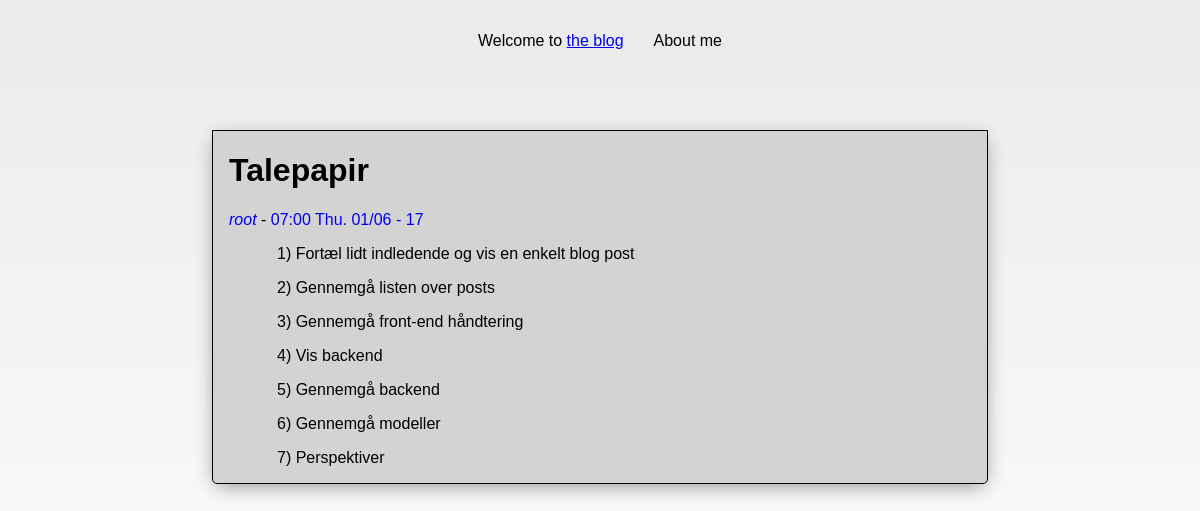
The app's page /post/8/talepapir with its own data.
### back/models.py (models this page shows, shortened)
class Post(models.Model):
    postId = models.AutoField(primary_key=True)
    title = models.CharField(max_length=255)
    shortTitle = models.CharField(max_length=20)
    created = models.DateTimeField(editable=False)
    published=models.DateTimeField()
    body = models.TextField()
    shortBody = models.TextField(blank=True);
    author=models.ForeignKey('Author', on_delete=models.CASCADE, blank=True, default=1)
    class Meta:
        verbose_name = "Post"
        verbose_name_plural = "Posts"
        ordering = ['-published']

class Author(models.Model):
    name = models.CharField(max_length=100) #Fulde navn
    description = models.TextField(blank=True) #En personlig beskrivelse
    latest = models.IntegerField(blank=True, null=True) #Postid af den seneste indlæg
    class Meta:
        verbose_name = 'Author'
        verbose_name_plural = 'Authors'

### blog/views.py (the view)
# urls.py: url(r'^post/([\w ]+)/.*', views.post),
def post(request, id):
    try:
        id = int(id)#page is passed as a string
        post = models.Post.objects.get(postId=id)
    except Exception as e:
        return HttpResponse("Post not found, or has not been created yet")
    return render(request, 'post.html', {'post':post})

### blog/templates/post.html (shortened to what this page needs)
{% extends "masterview.html" %}
{%block content%}
<div id="post">
<h1>{{post.title}}</h1>
<span class='byline'><a href="/author/{{post.author.id}}"><i class="postAuthor">{{post.author.name}}</i></a> - <a href="/post/{{post.postId}}/{{post.shortTitle}}">{{ post.published|date:"H:i D. d/m - y" }}</a> </span>
<div class="postBody">{{post.body|linebreaks}}</div>
</div>
{%endblock%}

### blog/static/css/style.css (style rules this page uses)
html { height: 100% }
body { margin: 0; background: linear-gradient(to bottom, #ebebeb, white); height: 100%; overflow-x: hidden; background-repeat: no-repeat; font-family: sans-serif; }

### blog/templates/post.html (style rules this page uses)
#post { border: 1px solid black; margin: 2em; padding-left: 1em; background-color: lightgray; box-shadow: 0px 5px 20px -5px gray; border-bottom-left-radius: 5px; border-bottom-right-radius: 5px; }
#post a { text-decoration: none; }
#post p { margin-left: 3em; }

### records on screen
Post: title "Talepapir", author.name "root", published "07:00 Thu. 01/06 - 17", body "1) Fortæl lidt indledende og vis en enkelt blog post 2) Gennemgå listen over posts 3) Gennemgå front-end håndtering 4) Vis backend 5) Gennemgå backend 6) Gennemgå modeller 7) Perspektiver"
